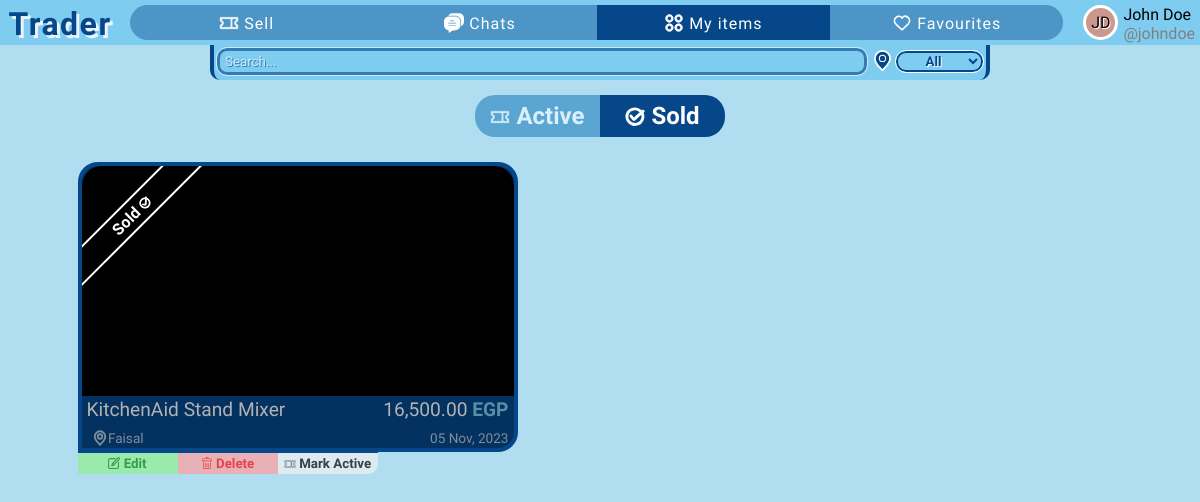
/my-items/sold (signed in), run on the app's committed database.
### app/models.py (models this page shows)
class User(db.Model, UserMixin):
    id = db.Column(db.Integer, primary_key=True)  # User ID
    firstname = db.Column(db.String(50), nullable=False)  # First name
    lastname = db.Column(db.String(50), nullable=False)  # Last name
    username = db.Column(db.String(30), unique=True, nullable=False)  # Unique username
    email = db.Column(db.String(120), unique=True, nullable=False)  # Unique email
    password = db.Column(db.String(120), nullable=False)  # Password
    profile_color = db.Column(db.String(25), nullable=True, default=None)  # Profile color
    sent_chat = db.relationship('Chat', backref='sent_by_set', lazy=True, foreign_keys='Chat.sent_by')  # Chats sent by this user
    received_chat = db.relationship('Chat', backref='received_by_set', lazy=True, foreign_keys='Chat.received_by')  # Chats received by this user
    items = db.relationship('Item', backref='item_owner', lazy=True)  # Items posted by this user
    contacts = db.relationship('User', secondary=user_contacts,  # Many-to-many relationship for contacts
                               primaryjoin=(user_contacts.c.contact_id == id),
                               secondaryjoin=(user_contacts.c.contacted_id == id),
                               backref=db.backref('contacted_by', lazy='dynamic'),
                               lazy='dynamic')
    favourites = db.relationship('Item', secondary=favourite_items, backref=db.backref('fav_users', lazy='dynamic'))  # Many-to-many relationship for favorite items

class Item(db.Model):
    id = db.Column(db.Integer, primary_key=True)  # Item ID
    title = db.Column(db.String(100), nullable=False)  # Item title
    description = db.Column(db.Text, nullable=False)  # Item description
    location = db.Column(db.String(100), nullable=False)  # Item location
    price = db.Column(db.Float, default=0, nullable=False)  # Item price
    is_sold = db.Column(db.Boolean, default=False)  # Is item sold?
    created_at = db.Column(db.DateTime)  # Item creation timestamp
    owner = db.Column(db.Integer, db.ForeignKey("user.id"), nullable=False)  # Owner of the item
    images = db.relationship('Image', backref='images_set', lazy=True)  # Images associated with the item
    chats = db.relationship('Chat', backref='chats_set', lazy=True)  # Chats related to the item

### app/routes.py (the view)
@app.get("/my-items/sold")
@login_required
def sold_items():
    items = Item.query.filter(Item.is_sold == True, Item.owner == current_user.id).all()
    return render_template('sold-items.html', items=items)

### app/cust_formatting.py (called while the page is built)
def price_format(float):
    return '{:,.2f}'.format(float)

### app/routes.py (called while the page is built)
@login_manager.user_loader
def load_user(user_id):
    return User.query.get(int(user_id))

### app/templates/sold-items.html (shortened to what this page needs)
{% extends 'base.html' %}
{% block head %}
    <link rel="stylesheet" href="{{ url_for('static', filename='css/partials/item.css') }}">
    <link rel="stylesheet" href="{{ url_for('static', filename='css/my-items.css') }}">
{% endblock %}
{% block my_items_page %}selected{% endblock %}
{% block search_location %}
    {% include 'partials/search-location.html' %}
{% endblock %}
{% block content %}
    <header class="active-sold-cont">
        <a href="{{ url_for('active_items') }}">
            Active
        </a>
        <a href="{{ url_for('sold_items') }}" class="selected">
            Sold
        </a>
    </header>
    <div class="items-cont seller-items-cont">
        {% for item in items %}
            {% with seller_page=True, all_items_page=True %}
                {% include 'partials/item.html' %}
            {% endwith %}
        {% endfor %}
    </div>
{% endblock %}

### app/templates/partials/user-card.html
<div class="user-logo-cont" style="background-color: #{{ current_user.profile_color }};">
    <div class="user-logo">{{ current_user.firstname[0]|upper }}{{ current_user.lastname[0]|upper }}</div>
</div>
<div class="first-last-name">{{ current_user.firstname|title }} {{ current_user.lastname|title }}</div>
<span class="username">@{{ current_user.username }}</span>

### app/templates/partials/item.html (shortened to what this page needs)
<div class="single-item-cont location-{% if item.location == '6 October' %}october{% else %}{{ item.location|lower }}{% endif %}" id="item-{{ item.id }}">
    <a class="item" href="{{ url_for('single_item', item_id=item.id) }}">
        <div class="img-cont">
        </div>
        <div class="upper">
            <div class="item-title">{{ item.title }}</div>
            <div class="item-price">{{ price_format(item.price) }} <span class="egp">EGP</span></div>
        </div>
        <div class="lower">
            <div class="item-location">
                {{ item.location }}
            </div>
            <div>{{ date_format(item.created_at) }}</div>
        </div>
        {% if item.is_sold %}
            <div class="black-mask"></div>
            <div class="sold-strip">
                Sold
            </div>
        {% endif %}
    </a>
    {% if seller_page %}
    <div class="seller-page-btns">
        {% if all_items_page %}
        <div class="edit-delete-status">
            <button class="edit-btn" id="edit-{{ item.id }}">
                Edit
            </button>
            <button class="delete-btn" id="delete-{{ item.id }}">
                Delete
            </button>
            <button class="status-btn" id="status-{{ item.id }}">
                {% if item.is_sold %}
                Mark Active
                {% endif %}
            </button>
        </div>
        {% endif %}
    </div>
    {% endif %}
</div>

### app/static/css/base.css (style rules this page uses)
* { font-family: 'Varela Round', serif; box-sizing: border-box; margin: 0; padding: 0; font-size: bolder; }
body { background-color: #B1DDF1; color: white; height: 100vh; }

### app/static/css/partials/user-card.css (style rules this page uses)
.user-logo-cont { display: flex; justify-content: center; align-items: center; background-color: #7eccf0; width: 35px; height: 35px; border: 3px solid white; border-radius: 50%; text-shadow: 1px 1px white; grid-row: span 2; }
.user-logo { font-family: Amita; }
.username { color: gray; }

### app/static/css/partials/item.css (style rules this page uses)
.items-cont { display: grid; grid-template-columns: repeat(auto-fill, minmax(450px, 1fr)); gap: 10px 10px; padding: 10px 0; }
.single-item-cont { position: relative; width: 440px; margin: auto; transition: transform 0.3s; }
.item { position: relative; display: flex; flex-direction: column; justify-content: space-between; text-decoration: none; color: white; width: 440px; height: 290px; background-color: #064789; border-radius: 20px; border: 4px solid #064789; cursor: pointer; overflow: hidden; }
.black-mask { position: absolute; background-color: black; width: 100%; height: 100%; opacity: 0.3; }
.sold-strip { position: absolute; top: 35px; left: -50px; width: 200px; color: white; background-color: black; text-align: center; font-weight: bolder; padding: 3px 0; border: 2px solid white; transform: rotate(-45deg); }
.img-cont { border-radius: 20px 20px 0 0; position: relative; background-color: black; overflow: hidden; height: 85%; }
.upper, .lower { display: flex; justify-content: space-between; align-items: baseline; padding: 2px 5px; }
.upper { font-size: 1.2rem; }
span.egp { color: #7eccf0; font-weight: bolder; }
.lower { font-size: 0.85rem; opacity: 0.7; }
.lower svg { position: relative; top: 3.5px; left: 4px; }
.seller-items-cont { gap: 30px 10px; }
.seller-items-cont .item { border-bottom-left-radius: 0; }
.seller-page-btns .edit-delete-status { position: absolute; bottom: -22px; color: black; display: flex; justify-content: space-evenly; width: 300px; border-bottom-right-radius: 10px; overflow: hidden; border-top: 2px solid #064789; }
.seller-page-btns button { width: 100%; border-style: none; font-weight: bolder; cursor: pointer; padding: 3px; opacity: 0.7; }
.seller-page-btns .edit-delete-status svg { position: relative; top: 0.8px; }
.seller-page-btns .status-btn svg { top: 2px; }
.seller-page-btns .edit-btn { border-color: green; color: green; background-color: lightgreen; }
.seller-page-btns .delete-btn { border-color: red; color: red; background-color: rgb(255, 159, 159); }

### app/static/css/my-items.css (style rules this page uses)
.active-sold-cont { display: flex; background-color: #7eccf0; width: 250px; margin: 15px auto; text-align: center; border-radius: 20px; overflow: hidden; }
.active-sold-cont a { padding: 7px 10px; width: 50%; color: white; background-color: #06478969; font-size: 1.5rem; font-weight: bolder; text-align: center; text-decoration: none; opacity: 0.7; }
.active-sold-cont a.selected { background-color: #064789; opacity: 1; }
.active-sold-cont svg { position: relative; top: 3px; }

### data on the page
User: firstname "J", lastname "D", firstname "John", lastname "Doe", username "johndoe"
Item: title "KitchenAid Stand Mixer", price "16,500.00", location "Faisal", created_at "05 Nov, 2023", is_sold True (drawn)
